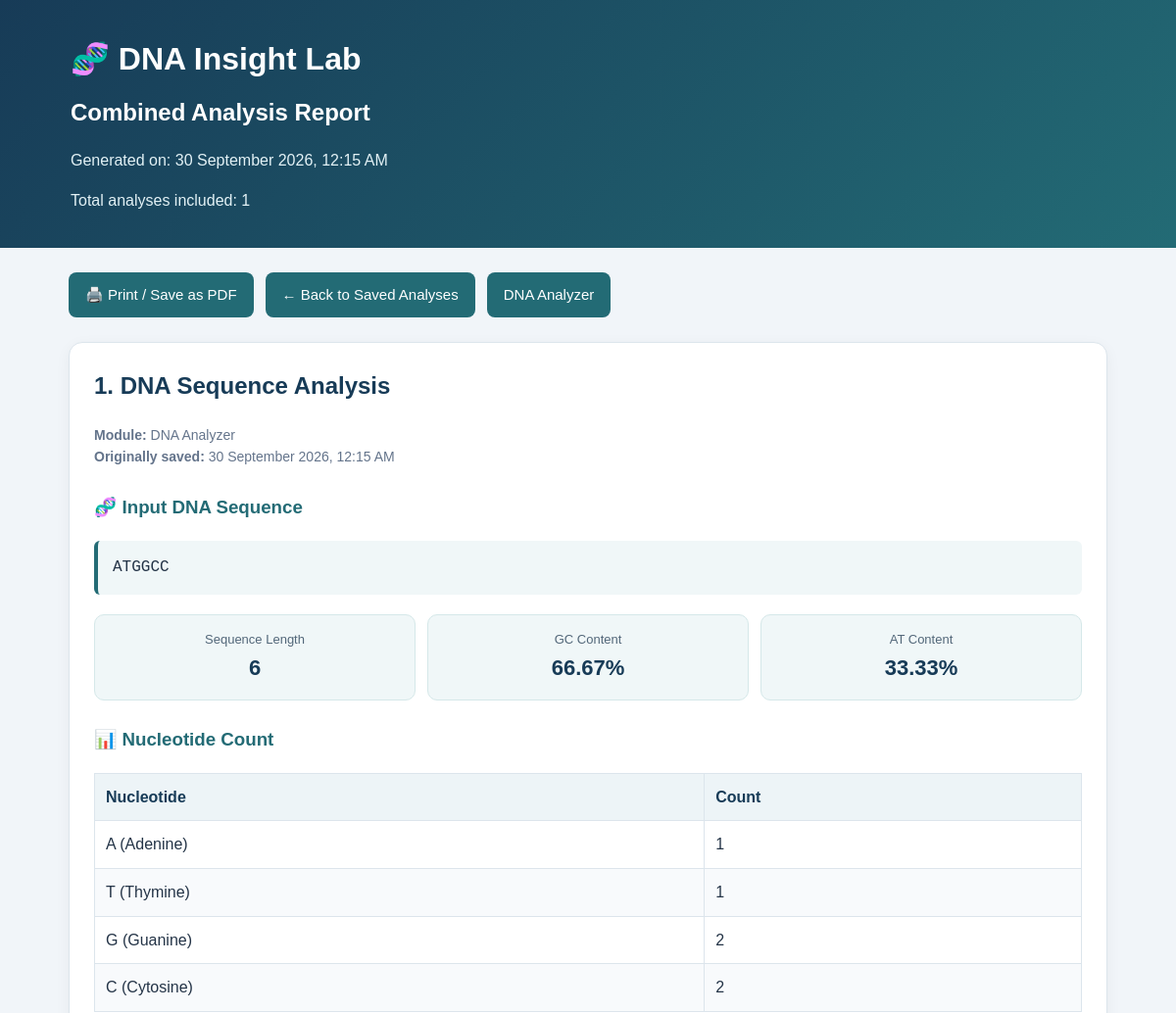
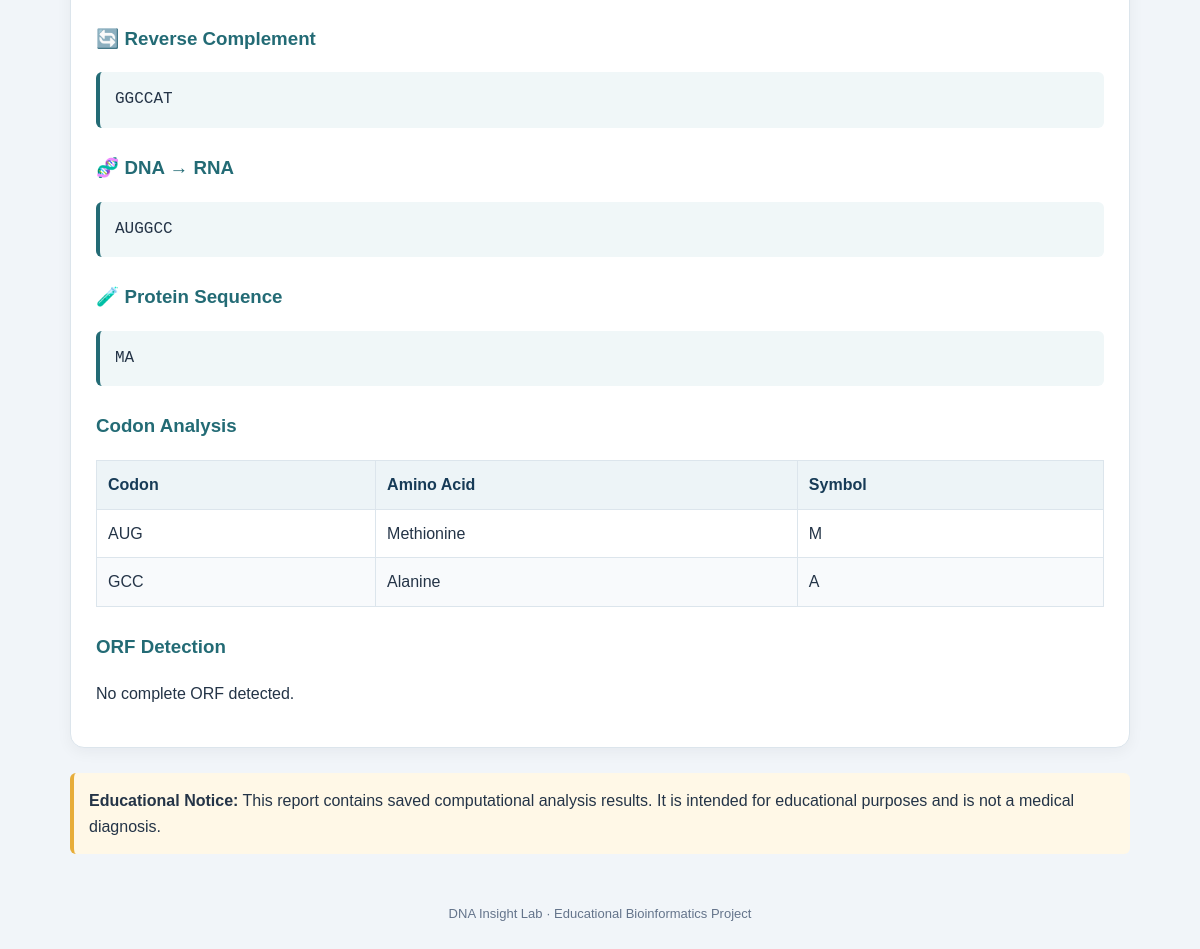
The page /report/view/1 on the database its author committed (2 pictures, top to bottom).
### tables this page shows
CREATE TABLE saved_analyses (
            id INTEGER PRIMARY KEY AUTOINCREMENT,
            module TEXT NOT NULL,
            title TEXT NOT NULL,
            details TEXT NOT NULL,
            created_at TEXT NOT NULL
        );

### app.py (the view)
@app.route("/report/view/<int:analysis_id>")
def view_saved_analysis(analysis_id):
    connection = sqlite3.connect(DATABASE)
    connection.row_factory = sqlite3.Row
    try:
        row = connection.execute(
            """
            SELECT id, module, title, details, created_at
            FROM saved_analyses
            WHERE id = ?
            """,
            (analysis_id,)
        ).fetchone()
    finally:
        connection.close()
    if row is None:
        return ("Saved analysis not found.", 404)
    try:
        details = json.loads(row["details"])
    except (json.JSONDecodeError, TypeError):
        return ("Saved analysis data could not be read.", 500)
    analysis = {
        "id": row["id"],
        "module": row["module"],
        "title": row["title"],
        "details": details,
        "created_at": row["created_at"]
    }
    module = row["module"].strip().lower()
    if module == "dna matching":
        return render_template(
            "saved_matching.html",
            analysis=analysis
        )
    elif module == "mutation analysis":
        return render_template(
            "saved_mutation.html",
            analysis=analysis
        )
    else:
        return render_template(
            "combined_report.html",
            analyses=[analysis],
            generated_at=row["created_at"]
        )

### templates/combined_report.html (shortened to what this page needs)
<!DOCTYPE html>
<html lang="en">
<head>
</head>
<body>
<header class="header">
    <h1>🧬 DNA Insight Lab</h1>
    <h2 style="color:white; margin:10px 0;">Combined Analysis Report</h2>
    <p>Generated on: {{ generated_at }}</p>
    <p>Total analyses included: {{ analyses|length }}</p>
</header>
<main class="container">
    <div class="actions">
        <button class="button" onclick="window.print()">
            🖨️ Print / Save as PDF
        </button>
        <a class="button" href="{{ url_for('saved_reports') }}">
            ← Back to Saved Analyses
        </a>
        <a class="button" href="{{ url_for('home') }}">
            DNA Analyzer
        </a>
    </div>
    {% for analysis in analyses %}
    <section class="report-card">
        <h2>{{ loop.index }}. {{ analysis.title }}</h2>
        <p class="meta">
            <strong>Module:</strong> {{ analysis.module }}<br>
            <strong>Originally saved:</strong> {{ analysis.created_at }}
        </p>
        {% set d = analysis.details %}
        {% if d.sequence is defined and d.length is defined %}
            <h3>🧬 Input DNA Sequence</h3>
            <div class="sequence-box">{{ d.sequence }}</div>
            <div class="summary-grid">
                <div class="summary-item">
                    <span class="label">Sequence Length</span>
                    <span class="value">{{ d.length }}</span>
                </div>
                <div class="summary-item">
                    <span class="label">GC Content</span>
                    <span class="value">{{ "%.2f"|format(d.GC|float) }}%</span>
                </div>
                <div class="summary-item">
                    <span class="label">AT Content</span>
                    <span class="value">{{ "%.2f"|format(d.AT|float) }}%</span>
                </div>
            </div>
            <h3>📊 Nucleotide Count</h3>
            <table class="data-table">
                <thead>
                    <tr>
                        <th>Nucleotide</th>
                        <th>Count</th>
                    </tr>
                </thead>
                <tbody>
                    <tr><td>A (Adenine)</td><td>{{ d.A }}</td></tr>
                    <tr><td>T (Thymine)</td><td>{{ d.T }}</td></tr>
                    <tr><td>G (Guanine)</td><td>{{ d.G }}</td></tr>
                    <tr><td>C (Cytosine)</td><td>{{ d.C }}</td></tr>
                </tbody>
            </table>
            {% if d.reverse_complement is defined %}
                <h3>🔄 Reverse Complement</h3>
                <div class="sequence-box">{{ d.reverse_complement }}</div>
            {% endif %}
            {% if d.rna is defined %}
                <h3>🧬 DNA → RNA</h3>
                <div class="sequence-box">{{ d.rna }}</div>
            {% endif %}
            {% if d.protein is defined %}
                <h3>🧪 Protein Sequence</h3>
                <div class="sequence-box">
                    {{ d.protein if d.protein else "No protein sequence produced." }}
                </div>
            {% endif %}
            {% if d.codons is defined %}
                <h3>Codon Analysis</h3>
                {% if d.codons %}
                    <table class="data-table">
                        <thead>
                            <tr>
                                <th>Codon</th>
                                <th>Amino Acid</th>
                                <th>Symbol</th>
                            </tr>
                        </thead>
                        <tbody>
                            {% for codon in d.codons %}
                            <tr>
                                <td>{{ codon.codon }}</td>
                                <td>{{ codon.amino_acid_name }}</td>
                                <td>{{ codon.amino_acid }}</td>
                            </tr>
                            {% endfor %}
                        </tbody>
                    </table>
                {% else %}
                    <p class="empty">No codon results available.</p>
                {% endif %}
            {% endif %}
            {% if d.orfs is defined %}
                <h3>ORF Detection</h3>
                {% if d.orfs %}
                    {% for orf in d.orfs %}
                        <p><strong>ORF {{ loop.index }}</strong></p>
                        <table class="data-table">
                            <tbody>
                                <tr><th>Start Position</th><td>{{ orf.start }}</td></tr>
                                <tr><th>End Position</th><td>{{ orf.end }}</td></tr>
                                <tr><th>Length</th><td>{{ orf.length }} bases</td></tr>
                                <tr><th>Sequence</th><td>{{ orf.sequence }}</td></tr>
                            </tbody>
                        </table>
                    {% endfor %}
                {% else %}
                    <p>No complete ORF detected.</p>
                {% endif %}
            {% endif %}
        {% endif %}
    </section>
    {% endfor %}
    <div class="note">
        <strong>Educational Notice:</strong>
        This report contains saved computational analysis results.
        It is intended for educational purposes and is not a medical diagnosis.
    </div>
</main>
<footer class="footer">
    DNA Insight Lab · Educational Bioinformatics Project
</footer>
</body>
</html>

### templates/combined_report.html (style rules this page uses)
* { box-sizing: border-box; }
body { margin: 0; font-family: Arial, Helvetica, sans-serif; background: #f1f5f9; color: #243447; line-height: 1.6; }
.header { background: linear-gradient(135deg, #173b57, #236b75); color: white; padding: 35px 6%; }
.header h1 { margin: 0; font-size: 32px; }
.header p { color: #e2f1f5; margin-bottom: 0; }
.container { max-width: 1100px; margin: 25px auto; padding: 0 20px; }
.actions { display: flex; flex-wrap: wrap; gap: 12px; margin-bottom: 25px; }
.button { display: inline-block; padding: 11px 17px; background: #236b75; color: white; text-decoration: none; border-radius: 8px; border: none; cursor: pointer; font-size: 15px; }
.report-card { background: white; padding: 25px; margin-bottom: 25px; border: 1px solid #dce5ec; border-radius: 14px; box-shadow: 0 4px 15px rgba(15, 23, 42, 0.05); page-break-inside: avoid; }
h2 { color: #173b57; margin-top: 0; }
h3 { color: #236b75; margin-top: 25px; }
.meta { color: #64748b; font-size: 14px; }
.summary-grid { display: grid; grid-template-columns: repeat(auto-fit, minmax(130px, 1fr)); gap: 12px; margin: 20px 0; }
.summary-item { background: #f0f7f8; border: 1px solid #d5e8e9; padding: 15px; text-align: center; border-radius: 10px; overflow-wrap: anywhere; }
.summary-item .label { display: block; font-size: 13px; color: #526779; }
.summary-item .value { display: block; font-size: 22px; font-weight: bold; color: #173b57; }
.sequence-box { background: #f0f7f8; border-left: 4px solid #236b75; padding: 15px; border-radius: 6px; font-family: Consolas, monospace; overflow-wrap: anywhere; }
.data-table { width: 100%; border-collapse: collapse; margin-top: 12px; }
.data-table th, .data-table td { padding: 11px; border: 1px solid #dce5ec; text-align: left; overflow-wrap: anywhere; }
.data-table th { background: #edf4f7; color: #173b57; }
.data-table tr:nth-child(even) { background: #f8fafc; }
.note { background: #fff8e7; border-left: 4px solid #e7ad39; padding: 15px; border-radius: 6px; margin-top: 25px; }
.footer { text-align: center; color: #64748b; font-size: 13px; padding: 25px; }

### rows shown on the page
saved_analyses: created_at "30 September 2026, 12:15 AM", title "DNA Sequence Analysis", module "DNA Analyzer", sequence "ATGGCC", length "6", GC "66.67", AT "33.33", A "1", T "1", G "2", C "2", reverse_complement "GGCCAT", rna "AUGGCC", protein "MA", codon "AUG" "GCC", amino_acid_name "Methionine" "Alanine", amino_acid "M" "A"

### other values the page prints
{{ analyses|length }} "1"
